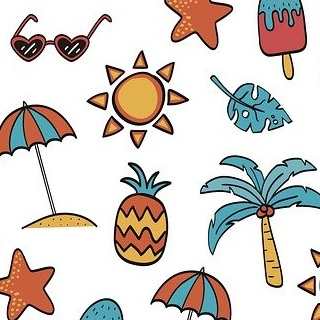
#> input picture 99_Images/summer.jpg, 320 x 320 px
$ python transformation.py -i ../99_Images/summer.jpg
#> lines starting #> are read from the running program, lines starting #| are printed output that depends on the picture
#!/usr/bin/env python
# -*- coding: utf-8 -*-

""" Transformações Geométricas de Imagens

Em geometria, transformação se refere ao movimento de objetos no plano de coordenadas. Transformações envolvem mover um
objeto de sua posição original para uma nova posição. Cada ponto no objeto é mapeado para outro ponto na imagem. Dado
que imagens digitais são representadas na forma de matrizes de dados, conceitos de geometria e álgebra linear acabam
sendo aplicados no processamento de imagens naturalmente.

Transformações geométricas são aplicadas a vários tipos de imagens com diferentes finalidades. Por exemplo, existem
transformações voltadas à correção de distorções, estimativa de movimento, criação de imagens panorâmicas, entre outros.

Neste tutorial veremos como o OpenCV executa os 4 principais tipos de transformações geométricas:
    - Translação;
    - Rotação;
    - Dilatação;
    - Reflexão.

Para executar este código, utilize o seguinte comando em seu terminal:
$ python transformation.py -i ../99_Images/summer.jpg

Referências:

Adrian Rosebrock. OpenCV Tutorial: a guide to learn OpenCV. PyImageSearch. Disponível em:
https://www.pyimagesearch.com/2018/07/19/opencv-tutorial-a-guide-to-learn-opencv/. Acesso em: 08 set. 2020.

Ana Huamán. Affine Transformations. OpenCV Docs. Disponível em:
https://docs.opencv.org/4.0.0/d4/d61/tutorial_warp_affine.html. Acesso em: 15 set. 2020.

Ana Huamán. Remapping. OpenCV Docs. Disponível em:
https://docs.opencv.org/4.0.0/d1/da0/tutorial_remap.html. Acesso em: 15 set. 2020.

Fernando V. Paulovich. Transformações Geométricas 2D. Instituto de Ciências Matemáticas e de Computação (ICMC).
Disponível em: http://wiki.icmc.usp.br/images/a/a5/TransfGeometricas2D.pdf. Acesso em: 15 set. 2020.

"""

__author__ = "Eloi Giacobbo"
__copyright__ = 'Copyright 2020, OpenCV Python Tutorial'
__credits__ = ["Emili Bohrer"]
__license__ = "GPL-3.0"
__version__ = "0.1.1"
__maintainer__ = "Eloi Giacobbo"
__status__ = "Development"

# Em main, definimos a função principal do arquivo, onde as operações com imagens são executadas
def main(image_path, verbose=False):
    """ Transformações Geométricas de Imagens

    Args:
        image_path (str): Endereço da imagem a ser manipulada.
        verbose (bool, optional): Modo verbose. Desativado por padrão.
    """
#> called with image_path = '../99_Images/summer.jpg', verbose = False

    # Primeiro, devemos incluir as bibliotecas necessárias.
    import cv2
    import errno
    import numpy as np
    import os
    import imutils

    # Utilizando o parâmetro image_path, a imagem selecionada é carregada através do comando cv2.imread.
    original = cv2.imread(image_path)
#> original is the input picture: shape (320, 320, 3); mean B, G, R 199.7, 205.2, 212.1

    # Check if a valid image was read
    if (original is None):
        raise FileNotFoundError(errno.ENOENT, os.strerror(errno.ENOENT), image_path)

    # Vamos imprimir a imagem original como referência
    cv2.imshow("Original", original)

    # Em seguida, registramos as dimensões da imagem
    (height, width) = original.shape[:2]
#> height = 320; width = 320

    # Inicialmente, veremos como realizar translações. O OpenCV realiza transformações geométricas através da função
    # cv2.warpAffine. Esta função recebe como parâmetro de entrada a imagem original, a matriz de transformação desejada
    # e as dimensões da imagem de saída. A matriz transformação deve possuir dimensões 2 x 3 e tipo de dado float32.
    # Pela teoria de transformações geométricas, temos que matrizes de transformação 2D possuem dimensões 3 x 3. Porém,
    # a terceira linha destas matrizes é sempre constante e o OpenCV nos oferece uma abstração desta informação através
    # da função cv2.warpAffine. Se estiver interessado, confira o material disponibilizado pelo Professor Fernando V.
    # Paulovich para relembrar um pouco mais sobre transformações geométricas.

    # Dito isto, podemos seguir para nossa implementação da operação de translação em imagens. Primeiro definimos as
    # coordenadas a serem utilizadas na translação e, em seguida, definimos as duas primeiras linhas da matriz de
    # translação. Para executar esta operação, lembre-se de como o sistema de coordenadas de imagens é definido pelo
    # OpenCV. Sendo assim, valores de positivos de translação em X movimentam uma imagem para direita e valores
    # negativos movimentam uma imagem para esquerda. Valores de positivos de translação em Y movimentam uma imagem para
    # baixo e valores negativos movimentam uma imagem para cima.
    Tx = 50
    Ty = 100
    M = np.float32([[1, 0, Tx],
                    [0, 1, Ty]])
    translated = cv2.warpAffine(original, M, (width, height))

    # Agora, imprimimos o resultado da translação da imagem que movimenta a imagem em 50 pixels para a direita e 100
    # pixels para baixo.
    cv2.imshow("Translated", translated)
    cv2.waitKey(0)

    # Nesta segunda operação, movimentamos a imagem em 100 pixels para a esquerda e 50 pixels para cima. Note que parte
    # da imagem do conteúdo da imagem foi perdido na operação anterior, pois parte dos dados foi transladado além dos
    # limites da imagem.
    Tx = -100
    Ty = -50
    M = np.float32([[1, 0, Tx],
                    [0, 1, Ty]])
    translated = cv2.warpAffine(translated, M, (width, height))
    cv2.imshow("Translated", translated)
    cv2.waitKey(0)

    # Para evitar esta perda de informações, podemos aumentar o tamanho da imagem de saída conforme necessário.
    M = np.float32([[1, 0, 50], [0, 1, 100]])
    translated = cv2.warpAffine(original, M, (width + 50, height + 100))
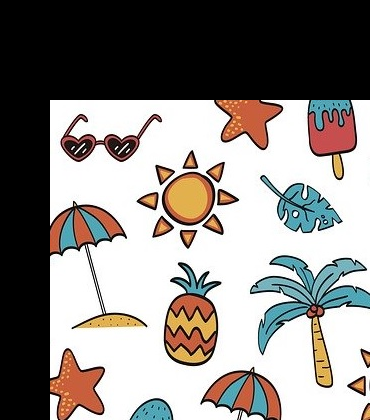
#> translated: shape (420, 370, 3); mean B, G, R 131.6, 135.2, 139.8
    cv2.imshow("Translated", translated)
    cv2.waitKey(0)

    M = np.float32([[1, 0, -50], [0, 1, -100]])
    translated = cv2.warpAffine(translated, M, (width, height))
    cv2.imshow("Translated", translated)
    cv2.waitKey(0)

    # Para facilitar a execução de translações, podemos utilizar a função disponível na biblioteca imutils. Esta
    # biblioteca possui uma série de funções que facilita a execução diversas operações sobre imagens. A função
    # imutils.translate, por exemplo, necessita receber a imagem original e as coordenadas de translação para executar
    # esta transformação. Devemos apenas tomar cuidado com a perda de informações ao usar a translação de imutils.
    translated = imutils.translate(original, Tx, Ty)
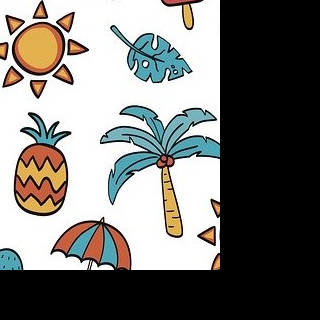
#> translated: shape (320, 320, 3); mean B, G, R 115.3, 118.8, 119.8
    cv2.imshow("Translated", translated)
    cv2.waitKey(0)
    cv2.destroyWindow("Translated")

    # A segunda transformação que veremos neste tutorial é a de rotação. Através de uma matriz de rotação somos capazes
    # de rotacionar uma imagem em torno da origem do sistema de coordenadas. Para esta operação, utilizamos a matriz
    # de transformação apresentada abaixo para rotacionar a imagem original em 45 graus.
    teta = np.deg2rad(45)
    M = np.float32([[np.cos(teta), -np.sin(teta), 0],
                    [np.sin(teta), np.cos(teta), 0]])
    rotated = cv2.warpAffine(original, M, (width, height))
    cv2.imshow("Rotated", rotated)
    cv2.waitKey(0)

    # Podemos perceber que esta já é uma operação um pouco mais complexa. Para executar uma rotação precisamos utilizar
    # funções de cálculo seno, cosseno e conversões entre graus e radianos. Ainda assim, percebemos que o resultado
    # desta operação não foi satisfatório, pois parte dos dados da imagem foi perdido. Para facilitar o uso desta
    # operação, podemos fazer uso de uma função utilitária do OpenCV, a função cv2.getRotationMatrix2D. Esta função
    # recebe como parâmetros as coordenadas do eixo de rotação desejado, o ângulo de rotação e um fator de escala para
    # redimensionamento da imagem. Sendo assim, na operação iremos rotacionar a imagem original em 45 graus mais uma
    # vez. Porém, agora tomaremos o eixo de rotação como o centro da imagem.
    center = (width // 2, height // 2)
#> center = (160, 160)
    M = cv2.getRotationMatrix2D(center, 45, 1)
    rotated = cv2.warpAffine(original, M, (width, height))
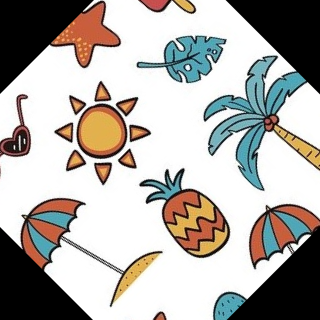
#> rotated: shape (320, 320, 3); mean B, G, R 167.4, 172, 175.6
    cv2.imshow("Rotated", rotated)
    cv2.waitKey(0)

    # Como resultado, temos novamente a imagem rotacionada em 45 graus. Como esta imagem foi rotacionada em torno de seu
    # centro, a perda de informações um pouco menor e somos capazes de enxergar uma área maior da imagem rotacionada.
    # Note que esta rotação foi realizada no sentido anti-horário. A função getRotationMatrix2D considera ângulos
    # positivos como rotações no sentido anti-horário e ângulos negativos como rotações no sentido horário. Agora nos
    # resta apenas resolver o problema da perda de informações para completarmos uma rotação perfeita.

    # Para evitar a perda de informações em uma rotação, não basta simplesmente aumentar o tamanho da imagem de saída.
    # Precisamos efetuar uma série de operações. Primeiro, precisamos calcular a largura e altura da imagem de saída
    # utilizando trigonometria. Em seguida, temos que transladar a imagem para o seu novo ponto central e, finalmente,
    # podemos seguir para a operação de rotação.

    # Cálculo das dimensões finais
    teta = 45
    teta_rad = np.deg2rad(teta % 90)
    width_r = int(np.ceil(width * np.cos(teta_rad) + height * np.sin(teta_rad)))
#> width_r = 453
    height_r = int(np.ceil(width * np.sin(teta_rad) + height * np.cos(teta_rad)))
#> height_r = 453
    center_r = (width_r // 2, height_r // 2)
#> center_r = (226, 226)

    # Translação inicial
    M = np.float32([[1, 0, (center_r[0] - center[0])], [0, 1, (center_r[1] - center[1])]])
#> M = [[1, 0, 66], [0, 1, 66]]
    rotated = cv2.warpAffine(original, M, (width_r, height_r))
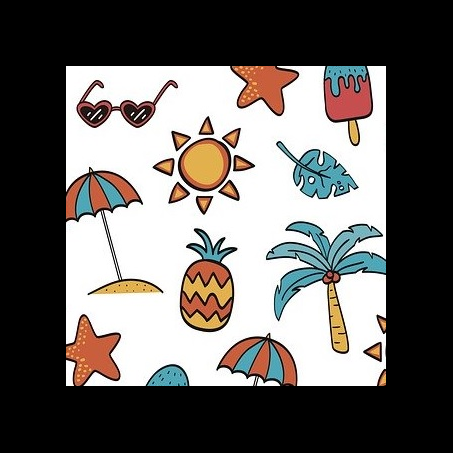
#> rotated: shape (453, 453, 3); mean B, G, R 99.7, 102.4, 105.9

    # Rotação
    M = cv2.getRotationMatrix2D(center_r, teta, 1)
    rotated = cv2.warpAffine(rotated, M, (width_r, height_r))
    cv2.imshow("Rotated", rotated)
    cv2.waitKey(0)

    # Uma vez que vimos todos os detalhes sobre operações de rotação, podemos utilizar novamente uma função disponível
    # na biblioteca imutils para facilitar nosso trabalho. Podemos utilizar a função imutils.rotate para executar
    # rotações simples, fornecendo apenas a imagem a ser rotacionada e o ângulo de rotação. Ou então, podemos utilizar a
    # função imutils.rotate_bound quando desejamos rotacionar uma imagem sem nos preocuparmos com perda de informações.
    # Infelizmente, o parâmetro de ângulo destas funções não foi padronizado e precisamos ter cuidado com o sentido de
    # rotação de imagens ao usar a biblioteca imutils. imutils.rotate rotaciona imagens no sentido horário quando
    # inserimos ângulos positivos, enquanto imutils.rotate_bound rotaciona imagens no sentido anti-horário.
    rotated = imutils.rotate(original, 45)
    cv2.imshow("Rotated", rotated)
    cv2.waitKey(0)
    rotated = imutils.rotate_bound(original, -45)
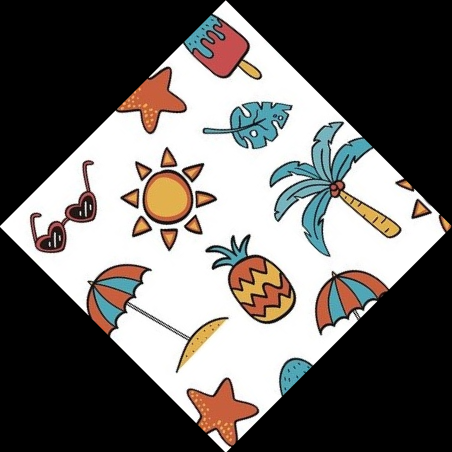
#> rotated: shape (452, 452, 3); mean B, G, R 100.1, 102.9, 106.4
    cv2.imshow("Rotated", rotated)
    cv2.waitKey(0)
    cv2.destroyWindow("Rotated")

    # A próxima transformação que vamos abordar neste tutorial é a dilatação. Em outras palavras, veremos como
    # redimensionar imagens através do OpenCV. No código a seguir a matriz de dilatação é implementada. Esta é uma
    # transformações bastante simples de se definir, precisamos apenas ter o cuidado de manter as dimensões da imagem
    # com valores inteiros.
    scale = 0.5
    width_r = int(np.ceil(width * scale))
#> width_r = 160
    height_r = int(np.ceil(height * scale))
    M = np.float32([[1 * scale, 0, 0], [0, 1 * scale, 0]])
    resized = cv2.warpAffine(original, M, (width_r, height_r))
    cv2.imshow("Resized", resized)
    cv2.waitKey(0)

    # Ainda assim, o OpenCV nos oferece também a função cv2.resize que facilita a execução desta operação. O uso da
    # função resize é ainda mais simples, precisamos apenas inserir a imagem original e o tamanho desejado para realizar
    # o redimensionamento.
    resized = cv2.resize(original, (width * 2, height * 2))
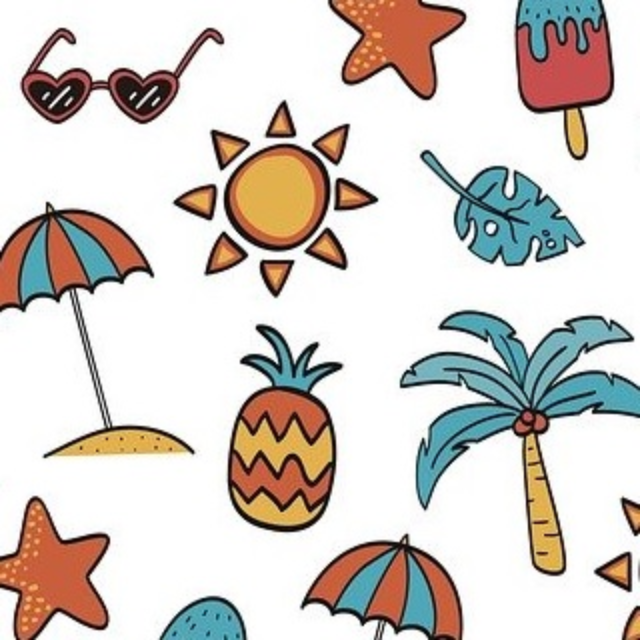
#> resized: shape (640, 640, 3); mean B, G, R 199.7, 205.2, 212.1
    cv2.imshow("Resized", resized)
    cv2.waitKey(0)

    # Opcionalmente, podemos definir o parâmetro de interpolação para definir o método de redimensionamento utilizado.
    resized = cv2.resize(original, (width * 2, height * 2), interpolation=cv2.INTER_CUBIC)
    cv2.imshow("Resized", resized)
    cv2.waitKey(0)
    cv2.destroyWindow("Resized")

    # A última transformação que abordaremos neste arquivo é a chamada reflexão. Esta operação nos permite espelhar uma
    # imagem sobre o eixo X e/ou Y do sistema de coordenadas. No entanto, não podemos utilizar a matriz de transformação
    # usual para implementar esta operação. Ao refletirmos uma imagem sobre um eixo, nossa imagem deixaria de estar
    # presente no primeiro quadrante do sistema de coordenadas. Como sabemos, não somos capazes de efetivamente definir
    # coordenadas negativas em um ndarray. Felizmente, o OpenCV nos oferece também uma função para realizar operações de
    # reflexão. O método cv2.flip recebe como parâmetro a imagem original e uma variável de seleção do tipo de reflexão.
    # Quando inserido o valor 1 a imagem de entrada será refletida na horizontal, com o valor 0 a imagem será refletida
    # na vertical e quando inserimos -1 a reflexão ocorre em ambas as direções.
    reflected = cv2.flip(original, 0)
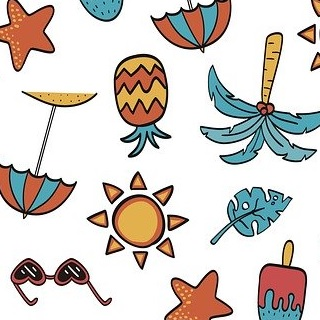
#> reflected: shape (320, 320, 3); mean B, G, R 199.7, 205.2, 212.1
    cv2.imshow("Reflected", reflected)
    cv2.waitKey(0)

    cv2.destroyAllWindows()


# Para finalizar, realizamos a chamada da função main, que receberá parâmetros a partir da linha de comandos
if __name__ == '__main__':
    # Construção e execução do decodificador parâmetros de linha de comando
    import argparse
    parser = argparse.ArgumentParser(description="Transformações Geométricas de Imagens")
    parser.add_argument("-i", "--image", required=True, help="Endereço de Imagem")
    parser.add_argument("-v", "--verbose", default=False, help="Modo Verbose")
    args = parser.parse_args()
    # Chamada da função main, que recebe os comandos de linha
    main(args.image, args.verbose)
